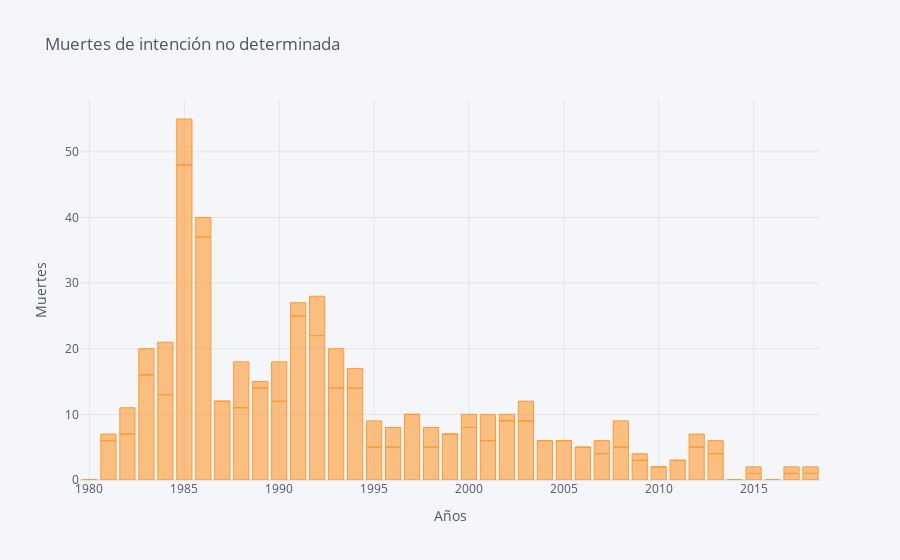

Write notebook code for a chart like this one.
### Code cell
dataset_filter2.iplot(kind='bar',
                  x='Periodo',
                  y= 'Total',
                  xTitle='Años',
                  yTitle='Muertes',
                  title='Muertes de intención no determinada')

### Figure 1 — Plotly figure (JSON) as saved in the notebook; plotly's stock layout.template omitted (floating-point values rounded to 4 significant figures)
{"data": [{"marker": {"color": "rgba(255, 153, 51, 0.6)", "line": {"color": "rgba(255, 153, 51, 1.0)", "width": 1}}, "name": "Total", "orientation": "v", "text": "", "type": "bar", "x": [1985, 1986, 1991, 1992, 1983, 1989, 1994, 1993, 1984, 1990, 1987, 1988, 1997, 2002, 2003, 2000, 1984, 1988, 1985, 1982, 1999, 2005, 2001, 1993, 1992, 1990, 1981, 2004, 1995, 1998, 2006, 1996, 2012, 2008, 1995, 2008, 2007, 2013, 2001, 1983, 1982, 1986, 2009, 1994, 1996, 2003, 1998, 2011, 2007, 2000, 1991, 2013, 2012, 2010, 1981, 1989, 2017, 2015, 2018, 2002, 2009, 2018, 2017, 2015, 1997, 2014, 1980, 2016, 1980, 1987, 2004, 1999, 2005, 2006, 2010, 2011, 2014, 2016], "y": [48, 37, 25, 22, 16, 14, 14, 14, 13, 12, 12, 11, 10, 9, 9, 8, 8, 7, 7, 7, 7, 6, 6, 6, 6, 6, 6, 6, 5, 5, 5, 5, 5, 5, 4, 4, 4, 4, 4, 4, 4, 3, 3, 3, 3, 3, 3, 3, 2, 2, 2, 2, 2, 2, 1, 1, 1, 1, 1, 1, 1, 1, 1, 1, 0, 0, 0, 0, 0, 0, 0, 0, 0, 0, 0, 0, 0, 0]}], "layout": {"legend": {"bgcolor": "#F5F6F9", "font": {"color": "#4D5663"}}, "paper_bgcolor": "#F5F6F9", "plot_bgcolor": "#F5F6F9", "title": {"font": {"color": "#4D5663"}, "text": "Muertes de intención no determinada"}, "xaxis": {"gridcolor": "#E1E5ED", "showgrid": true, "tickfont": {"color": "#4D5663"}, "title": {"font": {"color": "#4D5663"}, "text": "Años"}, "zerolinecolor": "#E1E5ED"}, "yaxis": {"gridcolor": "#E1E5ED", "showgrid": true, "tickfont": {"color": "#4D5663"}, "title": {"font": {"color": "#4D5663"}, "text": "Muertes"}, "zerolinecolor": "#E1E5ED"}}}
